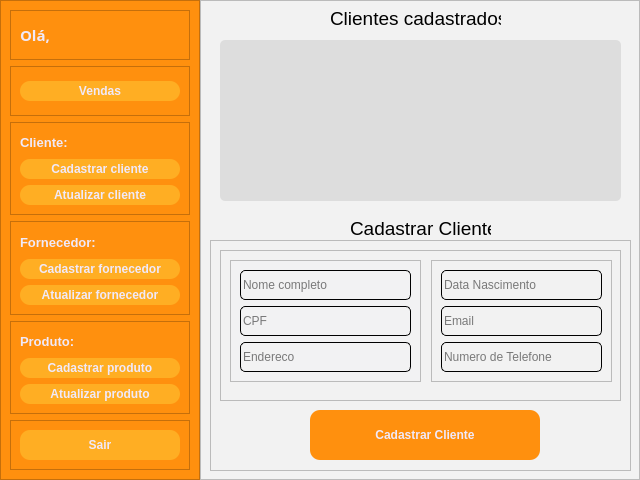
<?xml version="1.0" encoding="UTF-8"?>
<ui version="4.0">
 <class>MainWindow</class>
 <widget class="QMainWindow" name="MainWindow">
  <property name="geometry">
   <rect>
    <x>0</x>
    <y>0</y>
    <width>640</width>
    <height>480</height>
   </rect>
  </property>
  <property name="minimumSize">
   <size>
    <width>640</width>
    <height>480</height>
   </size>
  </property>
  <property name="maximumSize">
   <size>
    <width>640</width>
    <height>480</height>
   </size>
  </property>
  <property name="windowTitle">
   <string>MainWindow</string>
  </property>
  <widget class="QWidget" name="centralwidget">
   <layout class="QHBoxLayout" name="horizontalLayout">
    <property name="spacing">
     <number>0</number>
    </property>
    <property name="leftMargin">
     <number>0</number>
    </property>
    <property name="topMargin">
     <number>0</number>
    </property>
    <property name="rightMargin">
     <number>0</number>
    </property>
    <property name="bottomMargin">
     <number>0</number>
    </property>
    <item>
     <widget class="QFrame" name="frame">
      <property name="enabled">
       <bool>true</bool>
      </property>
      <property name="minimumSize">
       <size>
        <width>50</width>
        <height>0</height>
       </size>
      </property>
      <property name="maximumSize">
       <size>
        <width>200</width>
        <height>16777215</height>
       </size>
      </property>
      <property name="styleSheet">
       <string notr="true">background-color: rgb(255, 144, 14);</string>
      </property>
      <property name="frameShape">
       <enum>QFrame::StyledPanel</enum>
      </property>
      <property name="frameShadow">
       <enum>QFrame::Raised</enum>
      </property>
      <layout class="QVBoxLayout" name="verticalLayout">
       <property name="topMargin">
        <number>9</number>
       </property>
       <item>
        <widget class="QFrame" name="frame_3">
         <property name="maximumSize">
          <size>
           <width>16777215</width>
           <height>50</height>
          </size>
         </property>
         <property name="frameShape">
          <enum>QFrame::StyledPanel</enum>
         </property>
         <property name="frameShadow">
          <enum>QFrame::Raised</enum>
         </property>
         <layout class="QHBoxLayout" name="horizontalLayout_2">
          <item>
           <widget class="QLabel" name="label_string_ola">
            <property name="maximumSize">
             <size>
              <width>30</width>
              <height>16777215</height>
             </size>
            </property>
            <property name="font">
             <font>
              <family>Rubik</family>
              <pointsize>11</pointsize>
              <weight>75</weight>
              <bold>true</bold>
             </font>
            </property>
            <property name="contextMenuPolicy">
             <enum>Qt::DefaultContextMenu</enum>
            </property>
            <property name="styleSheet">
             <string notr="true">color: rgb(240, 233, 249);</string>
            </property>
            <property name="text">
             <string>Olá,</string>
            </property>
           </widget>
          </item>
          <item>
           <widget class="QLineEdit" name="lineEdit_menu_nome_sobrenome_cliente">
            <property name="maximumSize">
             <size>
              <width>200</width>
              <height>16777215</height>
             </size>
            </property>
            <property name="font">
             <font>
              <family>Rubik</family>
              <pointsize>11</pointsize>
              <weight>75</weight>
              <bold>true</bold>
             </font>
            </property>
            <property name="styleSheet">
             <string notr="true">
QLineEdit{
	background:transparent;
	border:none;
	color: rgb(240, 233, 249);

}</string>
            </property>
           </widget>
          </item>
         </layout>
        </widget>
       </item>
       <item>
        <widget class="QFrame" name="frame_11">
         <property name="maximumSize">
          <size>
           <width>16777215</width>
           <height>50</height>
          </size>
         </property>
         <property name="frameShape">
          <enum>QFrame::StyledPanel</enum>
         </property>
         <property name="frameShadow">
          <enum>QFrame::Raised</enum>
         </property>
         <layout class="QVBoxLayout" name="verticalLayout_7">
          <item>
           <widget class="QPushButton" name="pushButton_cadastro_cadastrar_13">
            <property name="minimumSize">
             <size>
              <width>100</width>
              <height>10</height>
             </size>
            </property>
            <property name="maximumSize">
             <size>
              <width>230</width>
              <height>20</height>
             </size>
            </property>
            <property name="font">
             <font>
              <weight>75</weight>
              <bold>true</bold>
             </font>
            </property>
            <property name="cursor">
             <cursorShape>PointingHandCursor</cursorShape>
            </property>
            <property name="styleSheet">
             <string notr="true">QPushButton{
	border-radius: 10px;
	border-image: url(:/Close_Image/cil-x.png);
	background-position: center;
		
	color: rgb(240, 233, 249);
	background-color: rgb(255, 174, 35);
	
}
QPushButton:hover{
	
	
	background-color: rgb(207, 110, 0);
	color: rgb(240, 233, 249);
}
QPushButton:pressed{
	background-color: rgb(35, 35, 35);
	color: rgb(200, 200, 200);
}

</string>
            </property>
            <property name="text">
             <string>Vendas</string>
            </property>
           </widget>
          </item>
         </layout>
        </widget>
       </item>
       <item>
        <widget class="QFrame" name="frame_4">
         <property name="minimumSize">
          <size>
           <width>0</width>
           <height>0</height>
          </size>
         </property>
         <property name="frameShape">
          <enum>QFrame::StyledPanel</enum>
         </property>
         <property name="frameShadow">
          <enum>QFrame::Raised</enum>
         </property>
         <layout class="QVBoxLayout" name="verticalLayout_2">
          <item>
           <widget class="QLabel" name="label_3">
            <property name="font">
             <font>
              <pointsize>10</pointsize>
              <weight>75</weight>
              <bold>true</bold>
             </font>
            </property>
            <property name="styleSheet">
             <string notr="true">color: rgb(240, 233, 249);</string>
            </property>
            <property name="text">
             <string>Cliente:</string>
            </property>
           </widget>
          </item>
          <item>
           <widget class="QPushButton" name="pushButton_cadastro_cadastrar_10">
            <property name="minimumSize">
             <size>
              <width>100</width>
              <height>10</height>
             </size>
            </property>
            <property name="maximumSize">
             <size>
              <width>230</width>
              <height>20</height>
             </size>
            </property>
            <property name="font">
             <font>
              <weight>75</weight>
              <bold>true</bold>
             </font>
            </property>
            <property name="cursor">
             <cursorShape>PointingHandCursor</cursorShape>
            </property>
            <property name="styleSheet">
             <string notr="true">QPushButton{
	border-radius: 10px;
	border-image: url(:/Close_Image/cil-x.png);
	background-position: center;
		
	color: rgb(240, 233, 249);
	background-color: rgb(255, 174, 35);
	
}
QPushButton:hover{
	
	
	background-color: rgb(207, 110, 0);
	color: rgb(240, 233, 249);
}
QPushButton:pressed{
	background-color: rgb(35, 35, 35);
	color: rgb(200, 200, 200);
}

</string>
            </property>
            <property name="text">
             <string>Cadastrar cliente</string>
            </property>
           </widget>
          </item>
          <item>
           <widget class="QPushButton" name="pushButton_cadastro_cadastrar_4">
            <property name="minimumSize">
             <size>
              <width>100</width>
              <height>10</height>
             </size>
            </property>
            <property name="maximumSize">
             <size>
              <width>230</width>
              <height>20</height>
             </size>
            </property>
            <property name="font">
             <font>
              <weight>75</weight>
              <bold>true</bold>
             </font>
            </property>
            <property name="cursor">
             <cursorShape>PointingHandCursor</cursorShape>
            </property>
            <property name="styleSheet">
             <string notr="true">QPushButton{
	border-radius: 10px;
	border-image: url(:/Close_Image/cil-x.png);
	background-position: center;
		
	color: rgb(240, 233, 249);
	background-color: rgb(255, 174, 35);
	
}
QPushButton:hover{
	
	
	background-color: rgb(207, 110, 0);
	color: rgb(240, 233, 249);
}
QPushButton:pressed{
	background-color: rgb(35, 35, 35);
	color: rgb(200, 200, 200);
}

</string>
            </property>
            <property name="text">
             <string>Atualizar cliente</string>
            </property>
           </widget>
          </item>
         </layout>
        </widget>
       </item>
       <item>
        <widget class="QFrame" name="frame_7">
         <property name="frameShape">
          <enum>QFrame::StyledPanel</enum>
         </property>
         <property name="frameShadow">
          <enum>QFrame::Raised</enum>
         </property>
         <layout class="QVBoxLayout" name="verticalLayout_5">
          <item>
           <widget class="QLabel" name="label_4">
            <property name="font">
             <font>
              <pointsize>10</pointsize>
              <weight>75</weight>
              <bold>true</bold>
             </font>
            </property>
            <property name="styleSheet">
             <string notr="true">color: rgb(240, 233, 249);</string>
            </property>
            <property name="text">
             <string>Fornecedor:</string>
            </property>
           </widget>
          </item>
          <item>
           <widget class="QPushButton" name="pushButton_cadastro_cadastrar_12">
            <property name="minimumSize">
             <size>
              <width>100</width>
              <height>10</height>
             </size>
            </property>
            <property name="maximumSize">
             <size>
              <width>230</width>
              <height>20</height>
             </size>
            </property>
            <property name="font">
             <font>
              <weight>75</weight>
              <bold>true</bold>
             </font>
            </property>
            <property name="cursor">
             <cursorShape>PointingHandCursor</cursorShape>
            </property>
            <property name="styleSheet">
             <string notr="true">QPushButton{
	border-radius: 10px;
	border-image: url(:/Close_Image/cil-x.png);
	background-position: center;
		
	color: rgb(240, 233, 249);
	background-color: rgb(255, 174, 35);
	
}
QPushButton:hover{
	
	
	background-color: rgb(207, 110, 0);
	color: rgb(240, 233, 249);
}
QPushButton:pressed{
	background-color: rgb(35, 35, 35);
	color: rgb(200, 200, 200);
}

</string>
            </property>
            <property name="text">
             <string>Cadastrar fornecedor</string>
            </property>
           </widget>
          </item>
          <item>
           <widget class="QPushButton" name="pushButton_cadastro_cadastrar_11">
            <property name="minimumSize">
             <size>
              <width>100</width>
              <height>10</height>
             </size>
            </property>
            <property name="maximumSize">
             <size>
              <width>230</width>
              <height>20</height>
             </size>
            </property>
            <property name="font">
             <font>
              <weight>75</weight>
              <bold>true</bold>
             </font>
            </property>
            <property name="cursor">
             <cursorShape>PointingHandCursor</cursorShape>
            </property>
            <property name="styleSheet">
             <string notr="true">QPushButton{
	border-radius: 10px;
	border-image: url(:/Close_Image/cil-x.png);
	background-position: center;
		
	color: rgb(240, 233, 249);
	background-color: rgb(255, 174, 35);
	
}
QPushButton:hover{
	
	
	background-color: rgb(207, 110, 0);
	color: rgb(240, 233, 249);
}
QPushButton:pressed{
	background-color: rgb(35, 35, 35);
	color: rgb(200, 200, 200);
}

</string>
            </property>
            <property name="text">
             <string>Atualizar fornecedor</string>
            </property>
           </widget>
          </item>
         </layout>
        </widget>
       </item>
       <item>
        <widget class="QFrame" name="frame_8">
         <property name="frameShape">
          <enum>QFrame::StyledPanel</enum>
         </property>
         <property name="frameShadow">
          <enum>QFrame::Raised</enum>
         </property>
         <layout class="QVBoxLayout" name="verticalLayout_6">
          <item>
           <widget class="QLabel" name="label_5">
            <property name="font">
             <font>
              <pointsize>10</pointsize>
              <weight>75</weight>
              <bold>true</bold>
             </font>
            </property>
            <property name="styleSheet">
             <string notr="true">color: rgb(240, 233, 249);</string>
            </property>
            <property name="text">
             <string>Produto:</string>
            </property>
           </widget>
          </item>
          <item>
           <widget class="QPushButton" name="pushButton_cadastro_cadastrar_16">
            <property name="minimumSize">
             <size>
              <width>100</width>
              <height>10</height>
             </size>
            </property>
            <property name="maximumSize">
             <size>
              <width>230</width>
              <height>20</height>
             </size>
            </property>
            <property name="font">
             <font>
              <weight>75</weight>
              <bold>true</bold>
             </font>
            </property>
            <property name="cursor">
             <cursorShape>PointingHandCursor</cursorShape>
            </property>
            <property name="styleSheet">
             <string notr="true">QPushButton{
	border-radius: 10px;
	border-image: url(:/Close_Image/cil-x.png);
	background-position: center;
		
	color: rgb(240, 233, 249);
	background-color: rgb(255, 174, 35);
	
}
QPushButton:hover{
	
	
	background-color: rgb(207, 110, 0);
	color: rgb(240, 233, 249);
}
QPushButton:pressed{
	background-color: rgb(35, 35, 35);
	color: rgb(200, 200, 200);
}

</string>
            </property>
            <property name="text">
             <string>Cadastrar produto</string>
            </property>
           </widget>
          </item>
          <item>
           <widget class="QPushButton" name="pushButton_cadastro_cadastrar_15">
            <property name="minimumSize">
             <size>
              <width>100</width>
              <height>10</height>
             </size>
            </property>
            <property name="maximumSize">
             <size>
              <width>230</width>
              <height>20</height>
             </size>
            </property>
            <property name="font">
             <font>
              <weight>75</weight>
              <bold>true</bold>
             </font>
            </property>
            <property name="cursor">
             <cursorShape>PointingHandCursor</cursorShape>
            </property>
            <property name="styleSheet">
             <string notr="true">QPushButton{
	border-radius: 10px;
	border-image: url(:/Close_Image/cil-x.png);
	background-position: center;
		
	color: rgb(240, 233, 249);
	background-color: rgb(255, 174, 35);
	
}
QPushButton:hover{
	
	
	background-color: rgb(207, 110, 0);
	color: rgb(240, 233, 249);
}
QPushButton:pressed{
	background-color: rgb(35, 35, 35);
	color: rgb(200, 200, 200);
}

</string>
            </property>
            <property name="text">
             <string>Atualizar produto</string>
            </property>
           </widget>
          </item>
         </layout>
        </widget>
       </item>
       <item>
        <widget class="QFrame" name="frame_5">
         <property name="maximumSize">
          <size>
           <width>16777215</width>
           <height>50</height>
          </size>
         </property>
         <property name="frameShape">
          <enum>QFrame::StyledPanel</enum>
         </property>
         <property name="frameShadow">
          <enum>QFrame::Raised</enum>
         </property>
         <widget class="QPushButton" name="pushButton_cadastro_cadastrar_6">
          <property name="geometry">
           <rect>
            <x>10</x>
            <y>10</y>
            <width>160</width>
            <height>30</height>
           </rect>
          </property>
          <property name="minimumSize">
           <size>
            <width>100</width>
            <height>30</height>
           </size>
          </property>
          <property name="maximumSize">
           <size>
            <width>230</width>
            <height>16777215</height>
           </size>
          </property>
          <property name="font">
           <font>
            <weight>75</weight>
            <bold>true</bold>
           </font>
          </property>
          <property name="cursor">
           <cursorShape>PointingHandCursor</cursorShape>
          </property>
          <property name="styleSheet">
           <string notr="true">QPushButton{
	border-radius: 10px;
	border-image: url(:/Close_Image/cil-x.png);
	background-position: center;
		
	color: rgb(240, 233, 249);
	background-color: rgb(255, 174, 35);
	
}
QPushButton:hover{
	
	
	background-color: rgb(207, 110, 0);
	color: rgb(240, 233, 249);
}
QPushButton:pressed{
	background-color: rgb(35, 35, 35);
	color: rgb(200, 200, 200);
}

</string>
          </property>
          <property name="text">
           <string>Sair</string>
          </property>
         </widget>
        </widget>
       </item>
      </layout>
     </widget>
    </item>
    <item>
     <widget class="QFrame" name="frame_2">
      <property name="enabled">
       <bool>true</bool>
      </property>
      <property name="styleSheet">
       <string notr="true">background-color: rgb(242, 242, 242);</string>
      </property>
      <property name="frameShape">
       <enum>QFrame::StyledPanel</enum>
      </property>
      <property name="frameShadow">
       <enum>QFrame::Raised</enum>
      </property>
      <widget class="QTextEdit" name="textEdit">
       <property name="geometry">
        <rect>
         <x>20</x>
         <y>40</y>
         <width>401</width>
         <height>161</height>
        </rect>
       </property>
       <property name="styleSheet">
        <string notr="true">border-radius: 5px;
padding 15px;
background-color: rgb(221,221,221);
color: rgb(255, 255, 255);</string>
       </property>
      </widget>
      <widget class="QLabel" name="label">
       <property name="geometry">
        <rect>
         <x>130</x>
         <y>10</y>
         <width>171</width>
         <height>16</height>
        </rect>
       </property>
       <property name="font">
        <font>
         <pointsize>14</pointsize>
        </font>
       </property>
       <property name="text">
        <string>Clientes cadastrados</string>
       </property>
      </widget>
      <widget class="QFrame" name="frame_6">
       <property name="geometry">
        <rect>
         <x>10</x>
         <y>240</y>
         <width>421</width>
         <height>231</height>
        </rect>
       </property>
       <property name="frameShape">
        <enum>QFrame::StyledPanel</enum>
       </property>
       <property name="frameShadow">
        <enum>QFrame::Raised</enum>
       </property>
       <widget class="QFrame" name="frame_9">
        <property name="geometry">
         <rect>
          <x>10</x>
          <y>10</y>
          <width>401</width>
          <height>151</height>
         </rect>
        </property>
        <property name="frameShape">
         <enum>QFrame::StyledPanel</enum>
        </property>
        <property name="frameShadow">
         <enum>QFrame::Raised</enum>
        </property>
        <widget class="QFrame" name="login_conteudo">
         <property name="geometry">
          <rect>
           <x>10</x>
           <y>10</y>
           <width>191</width>
           <height>122</height>
          </rect>
         </property>
         <property name="maximumSize">
          <size>
           <width>16777215</width>
           <height>600</height>
          </size>
         </property>
         <property name="styleSheet">
          <string notr="true">background-color: rgb(242, 242, 243);</string>
         </property>
         <property name="frameShape">
          <enum>QFrame::StyledPanel</enum>
         </property>
         <property name="frameShadow">
          <enum>QFrame::Raised</enum>
         </property>
         <layout class="QVBoxLayout" name="verticalLayout_3">
          <item>
           <widget class="QLineEdit" name="lineEdit_3">
            <property name="minimumSize">
             <size>
              <width>0</width>
              <height>30</height>
             </size>
            </property>
            <property name="styleSheet">
             <string notr="true">border-width: 1px;
border-color: black;
border-style: solid;
display: inline-block;
border-radius: 5px;</string>
            </property>
            <property name="text">
             <string/>
            </property>
            <property name="placeholderText">
             <string>Nome completo</string>
            </property>
           </widget>
          </item>
          <item>
           <widget class="QLineEdit" name="lineEdit">
            <property name="minimumSize">
             <size>
              <width>0</width>
              <height>30</height>
             </size>
            </property>
            <property name="styleSheet">
             <string notr="true">border-width: 1px;
border-color: black;
border-style: solid;
display: inline-block;
border-radius: 5px;</string>
            </property>
            <property name="placeholderText">
             <string>CPF</string>
            </property>
           </widget>
          </item>
          <item>
           <widget class="QLineEdit" name="lineEdit_4">
            <property name="minimumSize">
             <size>
              <width>0</width>
              <height>30</height>
             </size>
            </property>
            <property name="styleSheet">
             <string notr="true">border-width: 1px;
border-color: black;
border-style: solid;
display: inline-block;
border-radius: 5px;</string>
            </property>
            <property name="placeholderText">
             <string>Endereco</string>
            </property>
           </widget>
          </item>
         </layout>
        </widget>
        <widget class="QFrame" name="frame_10">
         <property name="geometry">
          <rect>
           <x>211</x>
           <y>10</y>
           <width>181</width>
           <height>122</height>
          </rect>
         </property>
         <property name="frameShape">
          <enum>QFrame::StyledPanel</enum>
         </property>
         <property name="frameShadow">
          <enum>QFrame::Raised</enum>
         </property>
         <layout class="QVBoxLayout" name="verticalLayout_4">
          <item>
           <widget class="QLineEdit" name="lineEdit_5">
            <property name="minimumSize">
             <size>
              <width>0</width>
              <height>30</height>
             </size>
            </property>
            <property name="styleSheet">
             <string notr="true">border-width: 1px;
border-color: black;
border-style: solid;
display: inline-block;
border-radius: 5px;</string>
            </property>
            <property name="placeholderText">
             <string>Data Nascimento</string>
            </property>
           </widget>
          </item>
          <item>
           <widget class="QLineEdit" name="lineEdit_6">
            <property name="minimumSize">
             <size>
              <width>0</width>
              <height>30</height>
             </size>
            </property>
            <property name="styleSheet">
             <string notr="true">border-width: 1px;
border-color: black;
border-style: solid;
display: inline-block;
border-radius: 5px;</string>
            </property>
            <property name="placeholderText">
             <string>Email</string>
            </property>
           </widget>
          </item>
          <item>
           <widget class="QLineEdit" name="lineEdit_7">
            <property name="minimumSize">
             <size>
              <width>0</width>
              <height>30</height>
             </size>
            </property>
            <property name="styleSheet">
             <string notr="true">border-width: 1px;
border-color: black;
border-style: solid;
display: inline-block;
border-radius: 5px;</string>
            </property>
            <property name="placeholderText">
             <string>Numero de Telefone</string>
            </property>
           </widget>
          </item>
         </layout>
        </widget>
       </widget>
       <widget class="QPushButton" name="pushButton_cadastro_cadastrar_9">
        <property name="geometry">
         <rect>
          <x>100</x>
          <y>170</y>
          <width>230</width>
          <height>50</height>
         </rect>
        </property>
        <property name="minimumSize">
         <size>
          <width>230</width>
          <height>50</height>
         </size>
        </property>
        <property name="maximumSize">
         <size>
          <width>16777215</width>
          <height>16777215</height>
         </size>
        </property>
        <property name="font">
         <font>
          <weight>75</weight>
          <bold>true</bold>
         </font>
        </property>
        <property name="cursor">
         <cursorShape>PointingHandCursor</cursorShape>
        </property>
        <property name="styleSheet">
         <string notr="true">QPushButton{
	border-radius: 10px;
	border-image: url(:/Close_Image/cil-x.png);
	background-position: center;
		
	color: rgb(240, 233, 249);
	background-color: rgb(255, 144, 14);
	
}
QPushButton:hover{
	
	
	background-color: rgb(207, 110, 0);
	color: rgb(240, 233, 249);
}
QPushButton:pressed{
	background-color: rgb(35, 35, 35);
	color: rgb(200, 200, 200);
}

</string>
        </property>
        <property name="text">
         <string>Cadastrar Cliente</string>
        </property>
       </widget>
      </widget>
      <widget class="QLabel" name="label_2">
       <property name="geometry">
        <rect>
         <x>150</x>
         <y>220</y>
         <width>141</width>
         <height>16</height>
        </rect>
       </property>
       <property name="font">
        <font>
         <pointsize>14</pointsize>
        </font>
       </property>
       <property name="text">
        <string>Cadastrar Cliente</string>
       </property>
      </widget>
     </widget>
    </item>
   </layout>
  </widget>
 </widget>
 <resources/>
 <connections/>
</ui>
